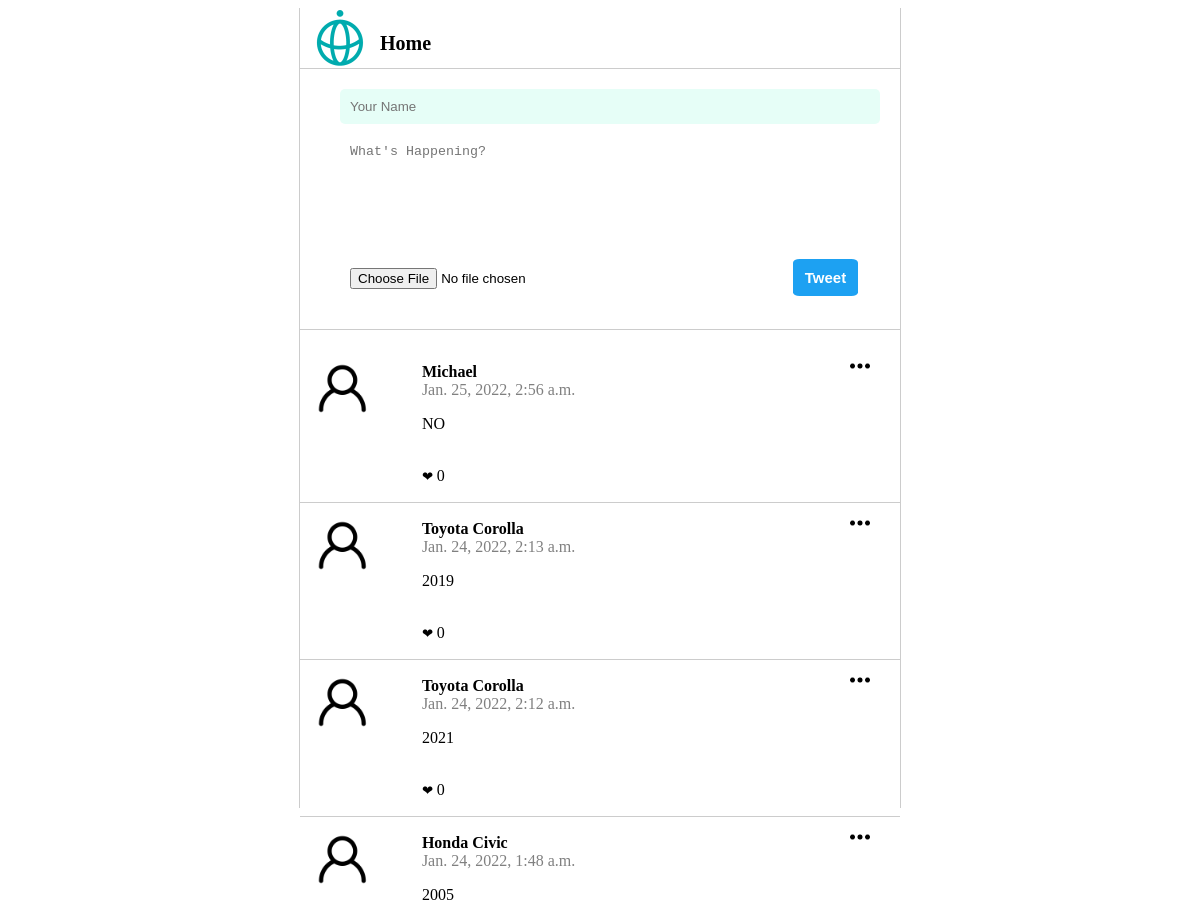
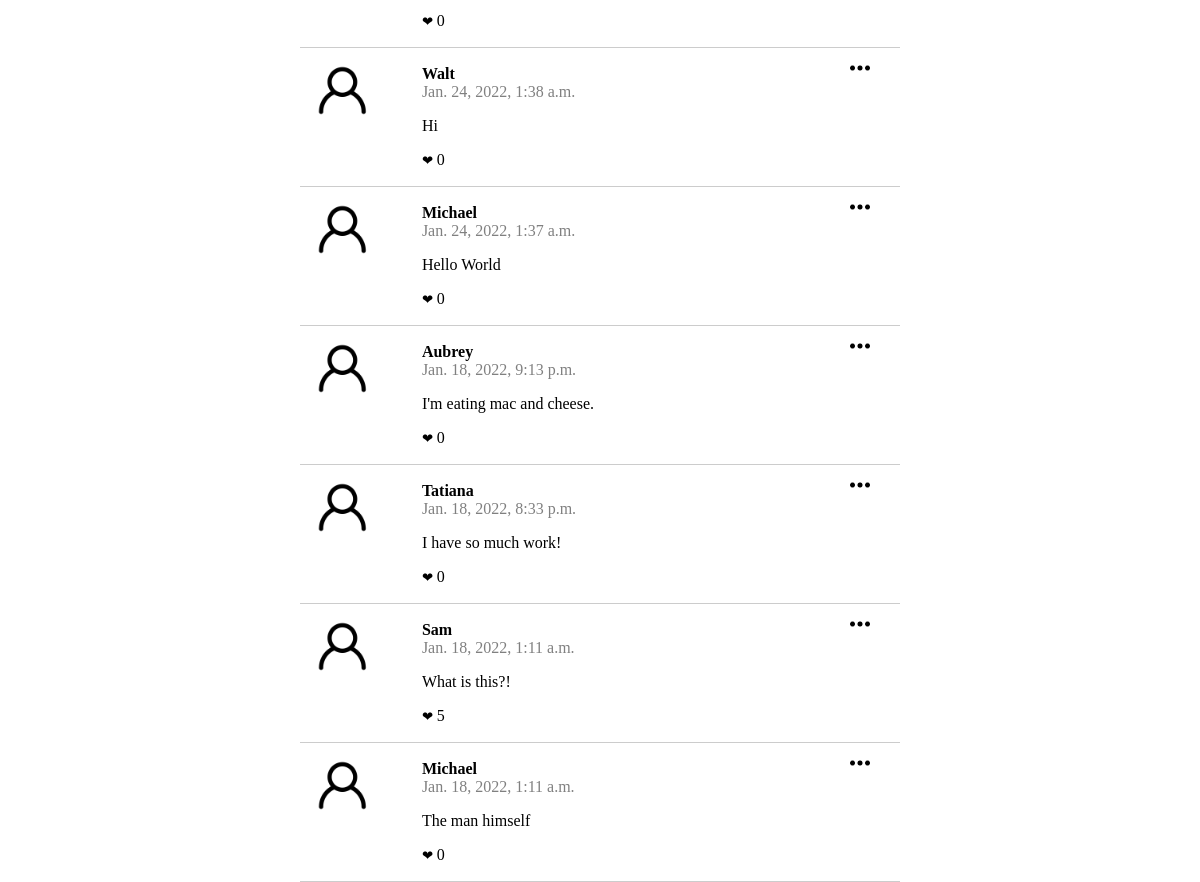
The page / on the database its author committed (2 pictures, top to bottom).
### posts/models.py (models this page shows)
class Post(models.Model):
  class Meta(object):
      db_table = 'post'
  name = models.CharField(
    'Name', blank=False, null=False, max_length=14, db_index=True, default='Anonymous'
    )
  body = models.CharField(
    'Body', blank=True, null=True, max_length=140, db_index=True
  )
  created_at = models.DateTimeField(
    'Created DateTime', blank=True, auto_now_add=True
  )
  image = CloudinaryField(
        'image', blank=True, db_index=True
    )
  likecount = models.PositiveIntegerField(
        'like_count', default=0, blank=True,db_index=True
    )

### posts/views.py (the view, shortened to what this page needs)
# urls.py: path('', views.index, name='index'),
def index(request):
    posts = Post.objects.all().order_by('-created_at')[:20]
    form = PostForm()
    return render(request, 'posts.html',{'posts': posts})

### templates/posts.html (shortened to what this page needs)
{% extends "base.html" %} {% block content %} {% load static %}
<section class="content">
  <div class="home_logo">
    <img src="../static/img/techis-logo.png" />
    <a href="#">Home</a>
  </div>
  <section class="post_form">
    <form action="/" method="POST" enctype="multipart/form-data">
      <input id="name" type="text" name="name" placeholder="Your Name" required />
      <textarea name="body" placeholder="What's Happening?" required></textarea>
      <input id="file" type="file" name="image">
      <input  id="tweet"type="submit" value="Tweet" />
    </form>
  </section>
  <section class="posts">
    <ul>
      {% for post in posts %}
      <li>
        <img class="menu_icon js-menu-icon" src="{% static 'img/menu.png' %}" />
        <div class="logo">
          <img src="{% static 'img/account.png' %}" />
        </div>
        <div class="name-body">
          <div class="name">{{ post.name }}</div>
          <div class="datetime">{{ post.created_at }}</div>
          <p>{{ post.body }}</p>
          <div class="like-icon">
          <form id="likes-form" action="{% url 'like' post.pk %}" method='POST'>
                      {{post.likecount}}
                  </form>
        </div>
        </div>
      </li>
      {% endfor %}
    </ul>
  </section>
</section>
{% endblock %}

### templates/base.html (shortened to what this page needs)
<!DOCTYPE html>
<html lang="en">
  <head>
    {% load static %}
    <link href="{% static 'css/style.css' %}" rel="stylesheet" />
  </head>
  <body>
    {% block content %} {{ content }} {% endblock %}
  </body>
</html>

### static/css/style.css (style rules this page uses)
html, body { height: 100%; }
.content { max-width: 600px; height: 100%; margin: 0 auto; border-left: 1px solid #ccc; border-right: 1px solid #ccc; }
.home_logo { display: flex; padding-left: 10px; border-bottom: 1px solid #ccc; }
.home_logo img { height: 60px; }
.home_logo a { text-decoration: none; font-size: 20px; font-weight: bold; color: black; padding-top: 4%; padding-left: 10px; }
.post_form { padding: 20px 40px; border-bottom: 1px solid #ccc; padding: 20px 40px; }
.post_form input { border: 0px; width: 100%; background: #e6fef7; border-radius: 5px; margin-bottom: 10px; padding: 10px; }
#tweet { width: 65px; background-color: rgb(29, 161, 242); font-size: 15px; font-weight: bold; color: white; border-radius: 10%; margin-left: 247px; }
#file { width: 35%; background: white; }
.post_form textarea { border: 0px; padding: 10px; width: 100%; height: 100px; resize: none; }
.posts ul { padding: 0; }
.posts li { position: relative; display: flex; border-bottom: 1px solid #ccc; padding: 17px; list-style: none; }
.posts li .menu_icon { width: 20px; position: absolute; right: 30px; top: 10px; }
.posts li .logo { flex-basis: 15%; }
.posts li .logo img { width: 60%; }
.name { font-weight: bold; }
.datetime { color: gray; }
.logo { height: 50px; margin-right: 20px; }

### rows shown on the page
Post: name "Michael", created_at "Jan. 25, 2022, 2:56 a.m.", body "NO", likecount "0"
Post: name "Toyota Corolla", created_at "Jan. 24, 2022, 2:13 a.m.", body "2019", likecount "0"
Post: name "Toyota Corolla", created_at "Jan. 24, 2022, 2:12 a.m.", body "2021", likecount "0"
Post: name "Honda Civic", created_at "Jan. 24, 2022, 1:48 a.m.", body "2005", likecount "0"
Post: name "Walt", created_at "Jan. 24, 2022, 1:38 a.m.", body "Hi", likecount "0"
Post: name "Michael", created_at "Jan. 24, 2022, 1:37 a.m.", body "Hello World", likecount "0"
Post: name "Aubrey", created_at "Jan. 18, 2022, 9:13 p.m.", body "I'm eating mac and cheese.", likecount "0"
Post: name "Tatiana", created_at "Jan. 18, 2022, 8:33 p.m.", body "I have so much work!", likecount "0"
Post: name "Sam", created_at "Jan. 18, 2022, 1:11 a.m.", body "What is this?!", likecount "5"
Post: name "Michael", created_at "Jan. 18, 2022, 1:11 a.m.", body "The man himself", likecount "0"
